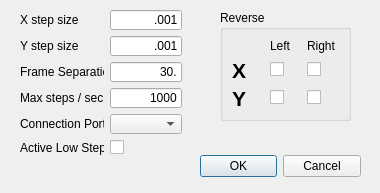
<?xml version="1.0" encoding="UTF-8"?>
<!--
 (C) Copyright 2015 Marc Schafer

 All rights reserved. This program and the accompanying materials
 are made available under the terms of the Eclipse Public License v1.0
 which accompanies this distribution, and is available at
 http://www.eclipse.org/legal/epl-v10.html
 Contributors:
     Marc Schafer
-->
<ui version="4.0">
 <class>SetupDialog</class>
 <widget class="QDialog" name="SetupDialog">
  <property name="geometry">
   <rect>
    <x>0</x>
    <y>0</y>
    <width>380</width>
    <height>193</height>
   </rect>
  </property>
  <property name="windowTitle">
   <string>Dialog</string>
  </property>
  <widget class="QDialogButtonBox" name="dialogButtonBox">
   <property name="geometry">
    <rect>
     <x>200</x>
     <y>150</y>
     <width>161</width>
     <height>32</height>
    </rect>
   </property>
   <property name="orientation">
    <enum>Qt::Horizontal</enum>
   </property>
   <property name="standardButtons">
    <set>QDialogButtonBox::Cancel|QDialogButtonBox::Ok</set>
   </property>
  </widget>
  <widget class="QGroupBox" name="groupBox">
   <property name="geometry">
    <rect>
     <x>220</x>
     <y>10</y>
     <width>131</width>
     <height>111</height>
    </rect>
   </property>
   <property name="title">
    <string>Reverse</string>
   </property>
   <layout class="QGridLayout" name="gridLayout">
    <item row="2" column="0">
     <widget class="QLabel" name="label_6">
      <property name="font">
       <font>
        <pointsize>16</pointsize>
        <weight>75</weight>
        <bold>true</bold>
       </font>
      </property>
      <property name="text">
       <string>Y</string>
      </property>
     </widget>
    </item>
    <item row="1" column="0">
     <widget class="QLabel" name="label_5">
      <property name="font">
       <font>
        <pointsize>16</pointsize>
        <weight>75</weight>
        <bold>true</bold>
       </font>
      </property>
      <property name="text">
       <string>X</string>
      </property>
     </widget>
    </item>
    <item row="0" column="2">
     <widget class="QLabel" name="label_8">
      <property name="text">
       <string>Right</string>
      </property>
      <property name="alignment">
       <set>Qt::AlignLeading|Qt::AlignLeft|Qt::AlignVCenter</set>
      </property>
     </widget>
    </item>
    <item row="2" column="1">
     <widget class="QCheckBox" name="yLeftReverse_check">
      <property name="text">
       <string/>
      </property>
     </widget>
    </item>
    <item row="1" column="2">
     <widget class="QCheckBox" name="xRightReverse_check">
      <property name="text">
       <string/>
      </property>
     </widget>
    </item>
    <item row="2" column="2">
     <widget class="QCheckBox" name="yRightReverse_check">
      <property name="text">
       <string/>
      </property>
     </widget>
    </item>
    <item row="1" column="1">
     <widget class="QCheckBox" name="xLeftReverse_check">
      <property name="text">
       <string/>
      </property>
     </widget>
    </item>
    <item row="0" column="1">
     <widget class="QLabel" name="label_7">
      <property name="text">
       <string>Left</string>
      </property>
      <property name="alignment">
       <set>Qt::AlignLeading|Qt::AlignLeft|Qt::AlignVCenter</set>
      </property>
     </widget>
    </item>
   </layout>
  </widget>
  <widget class="QWidget" name="gridLayoutWidget">
   <property name="geometry">
    <rect>
     <x>20</x>
     <y>10</y>
     <width>162</width>
     <height>145</height>
    </rect>
   </property>
   <layout class="QGridLayout" name="gridLayout_2">
    <item row="0" column="1">
     <widget class="QLineEdit" name="xStepSize_edit">
      <property name="text">
       <string>.001</string>
      </property>
      <property name="alignment">
       <set>Qt::AlignRight|Qt::AlignTrailing|Qt::AlignVCenter</set>
      </property>
     </widget>
    </item>
    <item row="4" column="0">
     <widget class="QLabel" name="label_4">
      <property name="text">
       <string>Connection Port</string>
      </property>
     </widget>
    </item>
    <item row="1" column="0">
     <widget class="QLabel" name="label_2">
      <property name="text">
       <string>Y step size</string>
      </property>
     </widget>
    </item>
    <item row="3" column="1">
     <widget class="QLineEdit" name="maxStepRate_edit">
      <property name="text">
       <string>1000</string>
      </property>
      <property name="alignment">
       <set>Qt::AlignRight|Qt::AlignTrailing|Qt::AlignVCenter</set>
      </property>
     </widget>
    </item>
    <item row="0" column="0">
     <widget class="QLabel" name="label">
      <property name="text">
       <string>X step size</string>
      </property>
     </widget>
    </item>
    <item row="3" column="0">
     <widget class="QLabel" name="label_3">
      <property name="text">
       <string>Max steps / sec</string>
      </property>
     </widget>
    </item>
    <item row="4" column="1">
     <widget class="QComboBox" name="port_combo"/>
    </item>
    <item row="5" column="1">
     <widget class="QCheckBox" name="activeLowStep_check">
      <property name="text">
       <string/>
      </property>
     </widget>
    </item>
    <item row="5" column="0">
     <widget class="QLabel" name="label_9">
      <property name="text">
       <string>Active Low Steps</string>
      </property>
     </widget>
    </item>
    <item row="1" column="1">
     <widget class="QLineEdit" name="yStepSize_edit">
      <property name="text">
       <string>.001</string>
      </property>
      <property name="alignment">
       <set>Qt::AlignRight|Qt::AlignTrailing|Qt::AlignVCenter</set>
      </property>
     </widget>
    </item>
    <item row="2" column="1">
     <widget class="QLineEdit" name="frameSeparation_edit">
      <property name="text">
       <string>30.</string>
      </property>
      <property name="alignment">
       <set>Qt::AlignRight|Qt::AlignTrailing|Qt::AlignVCenter</set>
      </property>
     </widget>
    </item>
    <item row="2" column="0">
     <widget class="QLabel" name="label_10">
      <property name="text">
       <string>Frame Separation</string>
      </property>
     </widget>
    </item>
   </layout>
  </widget>
 </widget>
 <resources/>
 <connections>
  <connection>
   <sender>dialogButtonBox</sender>
   <signal>accepted()</signal>
   <receiver>SetupDialog</receiver>
   <slot>accept()</slot>
   <hints>
    <hint type="sourcelabel">
     <x>248</x>
     <y>254</y>
    </hint>
    <hint type="destinationlabel">
     <x>157</x>
     <y>274</y>
    </hint>
   </hints>
  </connection>
  <connection>
   <sender>dialogButtonBox</sender>
   <signal>rejected()</signal>
   <receiver>SetupDialog</receiver>
   <slot>reject()</slot>
   <hints>
    <hint type="sourcelabel">
     <x>316</x>
     <y>260</y>
    </hint>
    <hint type="destinationlabel">
     <x>286</x>
     <y>274</y>
    </hint>
   </hints>
  </connection>
 </connections>
</ui>
